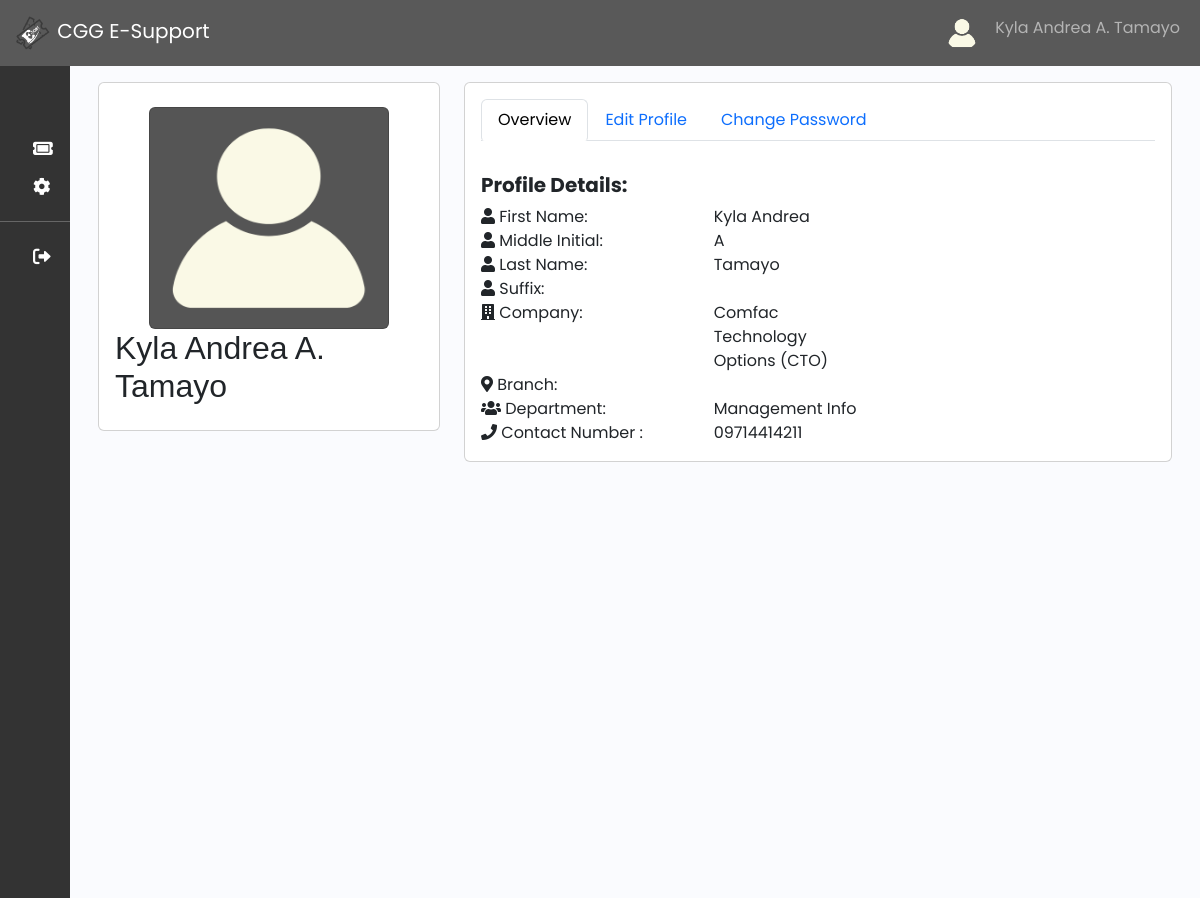
Screenshot of /User_Profile.php (signed in) with the database file from the repository.
### tables this page shows
CREATE TABLE `user` (
  `user_id` int(11) NOT NULL,
  `lastname` varchar(191) NOT NULL,
  `firstname` varchar(191) NOT NULL,
  `middleinitial` varchar(191) NOT NULL,
  `suffix` varchar(50) NOT NULL,
  `company` varchar(191) NOT NULL,
  `branch` varchar(191) NOT NULL,
  `department` varchar(191) NOT NULL,
  `email` varchar(191) NOT NULL,
  `contact` varchar(191) NOT NULL,
  `username` varchar(191) NOT NULL,
  `password` varchar(191) NOT NULL,
  `verification_status` tinyint(50) NOT NULL,
  `role` tinyint(2) NOT NULL,
  `created_at` timestamp NOT NULL DEFAULT current_timestamp(),
  `image` varchar(250) DEFAULT NULL
);

### User_Profile.php (the view, shortened to what this page needs)
<head>
    <link href="https://cdn.jsdelivr.net/npm/bootstrap@5.3.0/dist/css/bootstrap.min.css" rel="stylesheet">
    <link rel="stylesheet" href="https://cdnjs.cloudflare.com/ajax/libs/font-awesome/6.0.0-beta3/css/all.min.css">
</head>
<?php include('function/myfunction.php');
include 'sidebar_navbar.php';
include('crud.php');
if (!isset($_SESSION['auth_user']['username'])) {
    session_destroy();
    unset($_SESSION['auth_user']['username']);
    unset($_SESSION['auth_user']['user_id']);
    unset($_SESSION['auth_user']['email']);
    unset($_SESSION['auth_user']['role']);
    echo '<script>window.location.href = "emplogin.php";</script>';
} else {
    $username = $_SESSION['auth_user']['username'];
    $userid = $_SESSION['userid'];
}
$sql = "SELECT * FROM user WHERE user_id = '$userid';";
$result = mysqli_query($con, $sql);
while ($row = mysqli_fetch_array($result)) {
    $fn = $row['firstname'];
    $ml = $row['middleinitial'];
    $ln = $row['lastname'];
    $name = $fn . " " . ($ml ? $ml . ". " : "") . $ln;
    $suffix = $row['suffix'];
    $company = $row['company'];
    $branch = $row['branch'];
    $department = $row['department'];
    $contact = $row['contact'];
    $img = $row['image'];
}
?>
<!DOCTYPE html>
<html lang="en">
<head>
    <link href="https://cdn.lineicons.com/4.0/lineicons.css" rel="stylesheet" />
    <link rel="stylesheet" href="https://cdnjs.cloudflare.com/ajax/libs/font-awesome/6.0.0-beta3/css/all.min.css">
    <link rel="stylesheet" href="https://cdnjs.cloudflare.com/ajax/libs/font-awesome/5.15.4/css/all.min.css">
    <link href="https://cdn.jsdelivr.net/npm/bootstrap@5.3.0-alpha3/dist/css/bootstrap.min.css" rel="stylesheet">
    <link rel="stylesheet" href="css/sidebar_navbar.css">
</head>
</head>
<body>
    <div class="main p-3">
        <div class="container-fluid">
            <main id="main" class="main">
                <section class="section profile">
                    <div class="row">
                        <div class="col-xl-4">
                            <div class="card">
                                <div class="card-body profile-card pt-4 d-flex flex-column align-items-center">
                                    <div class="card" style="width: 15rem; background-color:#555;">
                                        <img src='<?php echo "Images/" . $user_id . "-" . $username . "/" . $img ?>' class="card-img-top" alt="Profile" style="max-width: 100%; max-height: 220px;">
                                    </div>
                                    <h2><?php echo $name ?></h2>
                                </div>
                            </div>
                        </div>
                        <div class="col-xl-8">
                            <div class="card">
                                <div class="card-body pt-3">
                                    <ul class="nav nav-tabs nav-tabs-bordered">
                                        <li class="nav-item">
                                            <button class="nav-link active" data-bs-toggle="tab" data-bs-target="#profile-overview">Overview</button>
                                        </li>
                                        <li class="nav-item">
                                            <button class="nav-link" data-bs-toggle="tab" data-bs-target="#profile-edit">Edit Profile</button>
                                        </li>
                                        <li class="nav-item">
                                            <button class="nav-link" data-bs-toggle="tab" data-bs-target="#profile-change-password">Change Password</button>
                                        </li>
                                    </ul>
                                    <div class="tab-content pt-2">
                                        <div class="tab-pane fade show active profile-overview" id="profile-overview">
                                            <br>
                                            <h5 class="card-title"><b>Profile Details: </b></h5>
                                            <div class="row">
                                                <div class="col-lg-4 col-md-5 label "><i class="fas fa-user"></i> First Name:</div>
                                                <div class="col-lg-3 col-md-5"><?php echo $fn ?></div>
                                            </div>
                                            <div class="row">
                                                <div class="col-lg-4 col-md-5 label "><i class="fas fa-user"></i> Middle Initial:</div>
                                                <div class="col-lg-3 col-md-5"><?php echo $ml ?></div>
                                            </div>
                                            <div class="row">
                                                <div class="col-lg-4 col-md-5 label "><i class="fas fa-user"></i> Last Name:</div>
                                                <div class="col-lg-3 col-md-5"><?php echo $ln ?></div>
                                            </div>
                                            <div class="row">
                                                <div class="col-lg-4 col-md-5 label "><i class="fas fa-user"></i> Suffix:</div>
                                                <div class="col-lg-3 col-md-5"><?php echo $suffix ?></div>
                                            </div>
                                            <div class="row">
                                                <div class="col-lg-4 col-md-5 label"><i class="fas fa-building"></i> Company:</div>
                                                <div class="col-lg-3 col-md-5"><?php echo $company ?></div>
                                            </div>
                                            <div class="row">
                                                <div class="col-lg-4 col-md-5 label"><i class="fas fa-location-dot"></i> Branch:</div>
                                                <div class="col-lg-3 col-md-5"><?php echo $branch ?></div>
                                            </div>
                                            <div class="row">
                                                <div class="col-lg-4 col-md-5 label"><i class="fas fa-users"></i> Department:</div>
                                                <div class="col-lg-3 col-md-5"><?php echo $department ?></div>
                                            </div>
                                            <div class="row">
                                                <div class="col-lg-4 col-md-5 label"><i class="fas fa-phone"></i> Contact Number :</div>
                                                <div class="col-lg-4 col-md-5"><?php echo $contact ?></div>
                                            </div>
                                        </div>
                                    </div>
                                </div>
                            </div>
                        </div>
                    </div>
                </section>
            </main>
        </div>
    </div>
</body>
</html>

### sidebar_navbar.php (shortened to what this page needs)
<head>
</head>
<?php
$user_id = $_SESSION['userid'];
include('mysql_connect.php');
$sql = "SELECT * FROM user WHERE user_id='$user_id'";
$result = mysqli_query($con, $sql);
while ($row = mysqli_fetch_array($result)) {
    $username = $row['username'];
    $fn = $row['firstname'];
    $ml = $row['middleinitial'];
    $ln = $row['lastname'];
    $suffix = $row['suffix'];
    $name = $fn . " " . ($ml ? $ml . ". " : "") . $ln . " " . $suffix;
    $img = $row['image'];
}
?>
<nav class="navbar navbar-expand-lg navbar-dark" style="background-color: #595959;">
    <div class="container-fluid">
        <a class="navbar-brand" href="Home_User.php"><img src="Images/Ticket -Logo-3.png" height="40px" alt="CGG E-Support Logo"> CGG E-Support</a>
        <div class="collapse navbar-collapse" id="navbarSupportedContent">
            <ul class="navbar-nav ms-auto">
                <li class="nav-item">
                    <img src='<?php echo "Images/" . $user_id . "-" . $username . "/" . $img ?>' alt="User Profile" class="nav-link rounded-circle" style="width: 50px; height: 50px;">
                </li>
                <li class="nav-item">
                    <a class="nav-link" href="User_Profile.php"><?php echo $name; ?></a>
                </li>
            </ul>
        </div>
    </div>
</nav>
<div class="wrapper">
    <aside id="sidebar">
        <div class="d-flex">
            <button class="toggle-btn" type="button">
            </button>
        </div>
        <ul class="sidebar-nav">
            <li class="sidebar-item">
                <a href="#" class="sidebar-link">
                    <i class="fa-solid fa-ticket"></i>
                </a>
            </li>
            <li class="sidebar-item">
                <a href="User_Profile.php" class="sidebar-link">
                    <i class="fa fa-gear"></i>
                </a>
            </li>
            <hr style="border-color: white;">
            <div class="sidebar-item">
                <a href="logout.php" class="sidebar-link">
                    <i class="fa-solid fa-right-from-bracket"></i>
                </a>
            </div>
        </ul>
    </aside>

### css/sidebar_navbar.css (style rules this page uses)
a { text-decoration: none; }
li { list-style: none; }
body { font-family: "Poppins", sans-serif; }
.wrapper { display: flex; height: auto; }
.main { min-height: 100vh; width: 100%; overflow: hidden; transition: all 0.35s ease-in-out; background-color: #fafbfe; }
#sidebar { height: auto; width: 70px; min-width: 70px; z-index: 1000; transition: all 0.25s ease-in-out; background-color: #333333; display: flex; flex-direction: column; }
.toggle-btn { background-color: transparent; cursor: pointer; border: 0; padding: 1rem 1.5rem; }
.sidebar-nav { padding: 2rem 0; flex: 1 1 auto; }
a.sidebar-link { padding: 0.625rem 1.625rem; color: #fff; display: block; font-size: 0.9rem; white-space: nowrap; border-left: 7px solid transparent; }
.sidebar-link i { font-size: 1.1rem; margin-right: 0.75rem; }
.sidebar-item { position: relative; }
.nav-item, .fa-solid { color: white; }
li { display: inline-block; }
.sidebar-link { padding: 0.625rem 1.625rem; color: #fff; display: block; font-size: 0.9rem; white-space: nowrap; border-left: 7px solid transparent; cursor: pointer; }

### User_Profile.php (style rules this page uses)
body h2 { font-family: "Arial", sans-serif; }
button { background-color: #007BFF; color: #fff; padding: 10px; border: none; border-radius: 4px; cursor: pointer; }

### rows the page displays
user: username+image (picture), name "Kyla Andrea A. Tamayo", image (picture), firstname "Kyla Andrea", middleinitial "A", lastname "Tamayo", company "Comfac Technology Options (CTO)", department "Management Info", contact "09714414211"
